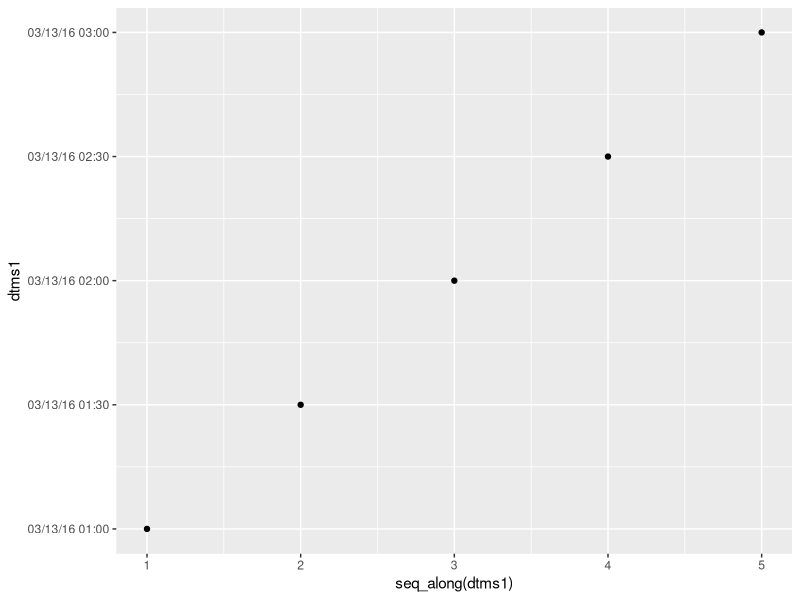

Reproduce this figure in R.
## ---- chunk 1
#knitr::opts_chunk$set(echo = FALSE)
suppressPackageStartupMessages( library(zoo) )
## ---- chunk 2
x <- 0.3     # floating point is always approximate
0.6 == 2 * x # works
0.9 == 3 * x # but you cannot rely on it
## ---- chunk 3
0.9 - 3 * x
## ---- chunk 4
library(chron)
dtm1 <- chron( dates. = c( "3/13/2016", "3/13/2016" )
             , times. = c( "01:00:00", "03:00:00" )
             )
dtm1  # automatically formatted for display
## ---- chunk 5
unclass( dtm1 )
## ---- chunk 6
dtm1[ 1 ] < dtm1[ 2 ]
diff( dtm1 )
## ---- chunk 7
library(ggplot2)
dtms1 <- seq( dtm1[ 1 ], dtm1[ 2 ], times( "00:30:00" ) ); dtms1
## ---- chunk 8
Sys.setenv( TZ = "GMT" )
qplot( seq_along( dtms1 ), dtms1 ) +
  chron::scale_y_chron( format="%m/%d/%y %H:%M" )
## ---- chunk 9
dtm2a <- chron( "02/20/13", "00:00:00" )
dtm2b <- chron( "07/03/18", "15:30:00" ) # stop at 3:30pm
dtm2 <- seq( from=dtm2a, to=dtm2b, by=times( "00:15:00" ) )
tail( dtm2 ) # stops one value too soon
length( dtm2 )
## ---- chunk 10
Sys.setenv( TZ="GMT" ) # emulate chron behavior
dtm3a <- as.POSIXct( "02/20/13 00:00:00"
                   , format = "%m/%d/%y %H:%M:%S"
                   )
dtm3b <- as.POSIXct( "07/03/18 15:30:00"
                   , format = "%m/%d/%y %H:%M:%S" 
                   )
dtm3 <- seq( from = dtm3a
           , to = dtm3b
           , by = as.difftime( 15, units="mins" )
           )
tail( dtm3 )   # does include final value
length( dtm3 ) # one more than cron example
## ---- chunk 11
library(zoo)
dt1 <- as.yearmon( c( "2016-03", "2016-04" ) )
dt1  # automatically formatted for display
## ---- chunk 12
unclass( dt1 )
## ---- chunk 13
dt1[ 1 ] < dt1[ 2 ]
diff( dt1 ) # displayed nonsensically
## ---- chunk 14
n <- 1416
f2a <- seq( 1900
          , 1900 + n/12
          , by = 1/12 # unsafe practice
          )
d2a <- as.yearmon( f2a ) # rounded when converted
tail( d2a ) #  internal round-to-month is very robust
f2b <- 1900 + seq( 0, n )/12 # safer way to handle fractions
d2b <- as.yearmon( f2b )
tail( d2b ) # no difference

## ---- chunk 15
as.numeric( f2a[ length( f2a ) ] ) - as.numeric( f2b[ length( f2b ) ] )
